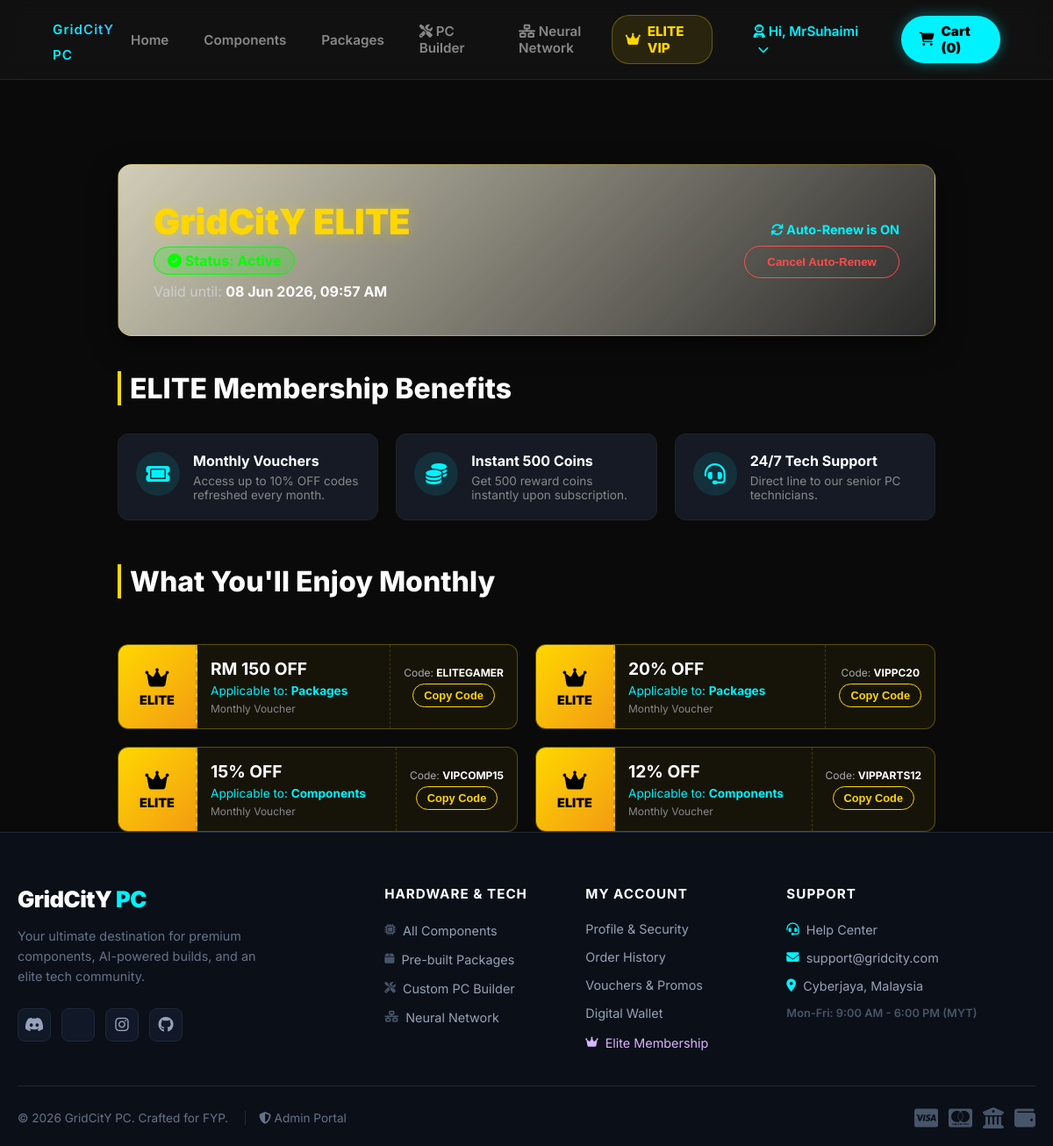
Page /membership.php (signed in) on the committed database.
### tables this page shows
CREATE TABLE `customers` (
  `customer_id` int(11) NOT NULL,
  `username` varchar(150) DEFAULT NULL,
  `first_name` varchar(50) DEFAULT NULL,
  `last_name` varchar(50) DEFAULT NULL,
  `email` varchar(100) NOT NULL,
  `password` varchar(255) NOT NULL,
  `phone_number` varchar(20) DEFAULT NULL,
  `birthday` date DEFAULT NULL,
  `wallet_balance` decimal(10,2) NOT NULL DEFAULT 0.00,
  `reward_coins` int(11) NOT NULL DEFAULT 0,
  `membership_tier` varchar(20) DEFAULT 'Standard',
  `vip_expiry_date` datetime DEFAULT NULL,
  `auto_renew` tinyint(1) DEFAULT 0,
  `default_shipping_address` text DEFAULT NULL,
  `account_status` varchar(20) DEFAULT 'Active',
  `reset_token` varchar(6) DEFAULT NULL,
  `reset_token_expire` datetime DEFAULT NULL,
  `pref_gamer` int(11) DEFAULT 0,
  `pref_creator` int(11) DEFAULT 0,
  `pref_student` int(11) DEFAULT 0,
  `pref_enthusiast` int(11) DEFAULT 0,
  `created_at` datetime DEFAULT current_timestamp()
);

CREATE TABLE `promo_codes` (
  `promo_id` int(11) NOT NULL,
  `code_name` varchar(50) NOT NULL COMMENT 'Promo code string',
  `target_category` enum('All','Components','Packages') NOT NULL DEFAULT 'All',
  `is_vip_only` tinyint(1) DEFAULT 1 COMMENT '1 for VIP, 0 for public',
  `status` enum('Active','Inactive') DEFAULT 'Active',
  `created_at` datetime DEFAULT current_timestamp(),
  `discount_value` decimal(10,2) NOT NULL COMMENT '折扣数值',
  `discount_type` enum('Percentage','Fixed') NOT NULL DEFAULT 'Percentage' COMMENT '折扣模式',
  `min_spend` decimal(10,2) NOT NULL DEFAULT 0.00 COMMENT '最低消费门槛',
  `max_cap` decimal(10,2) NOT NULL DEFAULT 0.00 COMMENT '最高折抵上限'
);

### membership.php (the view, shortened to what this page needs)
<?php
require_once 'config.php';
$customer_id = $_SESSION['customer_id'];
$stmt = $conn->prepare("SELECT membership_tier, reward_coins, wallet_balance, vip_expiry_date, auto_renew FROM customers WHERE customer_id = ?");
$stmt->bind_param("i", $customer_id);
$stmt->execute();
$user_data = $stmt->get_result()->fetch_assoc();
?>
<!DOCTYPE html>
<html lang="en">
<head>
    <link rel="stylesheet" href="https://cdnjs.cloudflare.com/ajax/libs/font-awesome/6.4.0/css/all.min.css">
    <link rel="stylesheet" href="css/style.css">
</head>
<body>
<?php include 'includes/header.php'; ?>
<main class="main-container vip-dashboard">
    <div class="hero-banner">
        <div>
            <h1 class="hero-title">GridCitY ELITE</h1>
            <?php if ($current_tier === 'VIP'): ?>
                <span style="background: rgba(0, 255, 0, 0.2); color: #00ff00; padding: 5px 15px; border-radius: 20px; font-weight: bold; border: 1px solid #00ff00;">
                    <i class="fa-solid fa-circle-check"></i> Status: Active
                </span>
                <p style="color: #ccc; margin-top: 15px;">Valid until: <strong style="color: #fff;"><?php echo date('d M Y, h:i A', strtotime($user_data['vip_expiry_date'])); ?></strong></p>
            <?php else: ?>
                <p style="color: #ccc; font-size: 1.1rem; margin-top: 10px;">Unlock premium discounts and monthly vouchers.</p>
            <?php endif; ?>
        </div>
        <div>
            <?php if ($current_tier === 'VIP'): ?>
                <form method="POST" style="text-align: right;">
                    <?php if ($user_data['auto_renew'] == 1): ?>
                        <div style="margin-bottom: 10px; color: #00f2fe; font-weight: bold; font-size: 0.9rem;"><i class="fa-solid fa-arrows-rotate fa-spin"></i> Auto-Renew is ON</div>
                        <button type="submit" name="toggle_auto_renew" style="background: transparent; border: 1px solid #ff4d4d; color: #ff4d4d; padding: 10px 25px; border-radius: 25px; font-weight: bold; cursor: pointer;">
                            Cancel Auto-Renew
                        </button>
                    <?php endif; ?>
                </form>
            <?php endif; ?>
        </div>
    </div>
    <h2 class="section-title">ELITE Membership Benefits</h2>
    <div class="benefits-grid">
        <div class="benefit-card">
            <div class="benefit-icon"><i class="fa-solid fa-ticket"></i></div>
            <div>
                <h4 style="color: #fff; margin: 0 0 5px 0;">Monthly Vouchers</h4>
                <p style="color: #888; font-size: 0.85rem; margin: 0;">Access up to 10% OFF codes refreshed every month.</p>
            </div>
        </div>
        <div class="benefit-card">
            <div class="benefit-icon"><i class="fa-solid fa-coins"></i></div>
            <div>
                <h4 style="color: #fff; margin: 0 0 5px 0;">Instant 500 Coins</h4>
                <p style="color: #888; font-size: 0.85rem; margin: 0;">Get 500 reward coins instantly upon subscription.</p>
            </div>
        </div>
        <div class="benefit-card">
            <div class="benefit-icon"><i class="fa-solid fa-headset"></i></div>
            <div>
                <h4 style="color: #fff; margin: 0 0 5px 0;">24/7 Tech Support</h4>
                <p style="color: #888; font-size: 0.85rem; margin: 0;">Direct line to our senior PC technicians.</p>
            </div>
        </div>
    </div>
    <h2 class="section-title">What You'll Enjoy Monthly</h2>
<div style="display: grid; grid-template-columns: repeat(auto-fit, minmax(300px, 1fr)); gap: 20px; margin-top: 20px;">
    <?php
    $promo_stmt = $conn->prepare("SELECT * FROM promo_codes WHERE is_vip_only = 1 AND status = 'Active' ORDER BY discount_value DESC");
    $promo_stmt->execute();
    $promo_res = $promo_stmt->get_result();
    if ($promo_res->num_rows > 0):
        while ($v = $promo_res->fetch_assoc()):
    ?>
        <div style="background: rgba(255, 215, 0, 0.05); border: 1px solid rgba(255, 215, 0, 0.3); border-radius: 12px; display: flex; overflow: hidden; transition: 0.3s;" onmouseover="this.style.boxShadow='0 5px 15px rgba(255,215,0,0.1)'" onmouseout="this.style.boxShadow='none'">
            <div style="background: linear-gradient(135deg, #ffd700, #f39c12); color: #000; width: 90px; display: flex; flex-direction: column; justify-content: center; align-items: center; padding: 15px; border-right: 2px dashed rgba(0,0,0,0.2);">
                <i class="fa-solid fa-crown" style="font-size: 1.5rem; margin-bottom: 5px;"></i>
                <span style="font-weight: 900; font-size: 0.9rem;">ELITE</span>
            </div>
            <div style="padding: 15px; flex: 1; display: flex; flex-direction: column; justify-content: center;">
                <h3 style="margin: 0 0 5px 0; color: #fff; font-size: 1.2rem;">
                    <?php if($v['discount_type'] == 'Fixed'): ?>
                        RM <?php echo floatval($v['discount_value']); ?> OFF
                    <?php else: ?>
                        <?php echo floatval($v['discount_value']); ?>% OFF
                    <?php endif; ?>
                </h3>
                <p style="margin: 0; color: #00f2fe; font-size: 0.85rem;">Applicable to: <strong><?php echo $v['target_category']; ?></strong></p>
                <p style="margin: 5px 0 0 0; color: #888; font-size: 0.75rem;">Monthly Voucher</p>
            </div>
            <div style="padding: 15px; display: flex; flex-direction: column; justify-content: center; align-items: center; border-left: 1px dashed rgba(255, 215, 0, 0.2); min-width: 120px;">
                <span style="font-size: 0.75rem; color: #aaa; margin-bottom: 5px;">Code: <strong style="color: #fff;"><?php echo $v['code_name']; ?></strong></span>
                <button onclick="copyPromoCode('<?php echo $v['code_name']; ?>', this)" style="background: transparent; border: 1px solid #ffd700; color: #ffd700; padding: 5px 12px; border-radius: 20px; cursor: pointer; font-size: 0.8rem; font-weight: bold; transition: 0.3s;" onmouseover="this.style.background='#ffd700'; this.style.color='#000';" onmouseout="this.style.background='transparent'; this.style.color='#ffd700';">Copy Code</button>
            </div>
        </div>
    <?php
        endwhile;
    else:
        echo "<p style='color: #888;'>No exclusive vouchers available at the moment.</p>";
    endif;
    ?>
</div>
</main>
<?php include 'includes/footer.php'; ?>
</body>
</html>

### css/style.css (style rules this page uses)
:root { --bg-main: #0a0a0a; --bg-surface: #141414; --bg-glass: rgba(20, 20, 20, 0.7); --accent-blue: #00f2fe; --accent-purple: #4facfe; --text-main: #ffffff; --text-muted: #888888; --border-color: rgba(255, 255, 255, 0.08); --border-radius: 12px; --transition-fast: all 0.2s ease-in-out; --transition-smooth: all 0.4s cubic-bezier(0.16, 1, 0.3, 1); }
* { margin: 0; padding: 0; box-sizing: border-box; }
body { background-color: var(--bg-main); color: var(--text-main); font-family: 'Inter', sans-serif; display: flex; flex-direction: column; min-height: 100vh; overflow-x: hidden; }
.main-container { width: 90%; max-width: 1200px; margin: 3rem auto 0 auto; flex: 1; display: flex; flex-direction: column; }
.section-title { font-size: 2rem; font-weight: 800; margin-bottom: 2rem; display: flex; align-items: center; gap: 10px; }

### membership.php (style rules this page uses)
.vip-dashboard { max-width: 1200px; margin: 40px auto; padding: 0 20px; }
.hero-banner { background: linear-gradient(135deg, rgba(255,215,0,0.1) 0%, rgba(0,0,0,0.8) 100%), url('https://via.placeholder.com/1200x300/111/111') center/cover; border: 1px solid rgba(255, 215, 0, 0.3); border-radius: 16px; padding: 40px; display: flex; justify-content: space-between; align-items: center; margin-bottom: 40px; box-shadow: 0 10px 30px rgba(0,0,0,0.5); }
.hero-title { color: #ffd700; font-size: 2.5rem; font-weight: 900; margin: 0 0 10px 0; text-shadow: 0 0 15px rgba(255, 215, 0, 0.4); }
.section-title { color: #fff; font-size: 1.5rem; font-weight: bold; margin-bottom: 20px; border-left: 4px solid #ffd700; padding-left: 10px; }
.benefits-grid { display: grid; grid-template-columns: repeat(auto-fit, minmax(250px, 1fr)); gap: 20px; margin-bottom: 50px; }
.benefit-card { background: #151a25; border: 1px solid #222; border-radius: 12px; padding: 20px; display: flex; align-items: flex-start; gap: 15px; transition: 0.3s; }
.benefit-icon { background: rgba(0, 242, 254, 0.1); color: #00f2fe; width: 50px; height: 50px; border-radius: 50%; display: flex; justify-content: center; align-items: center; font-size: 1.5rem; flex-shrink: 0; }

### includes/footer.php (style rules this page uses)
body { margin: 0 !important; padding: 0 !important; overflow-x: hidden; }

### rows in the picture
customers: vip_expiry_date "08 Jun 2026, 09:57 AM"
promo_codes: discount_value "150", target_category "Packages", code_name "ELITEGAMER"
promo_codes: discount_value "20", target_category "Packages", code_name "VIPPC20"
promo_codes: discount_value "15", target_category "Components", code_name "VIPCOMP15"
promo_codes: discount_value "12", target_category "Components", code_name "VIPPARTS12"

### other values in the picture
$_SESSION['username'] "MrSuhaimi"
$cart_item_count "0"
